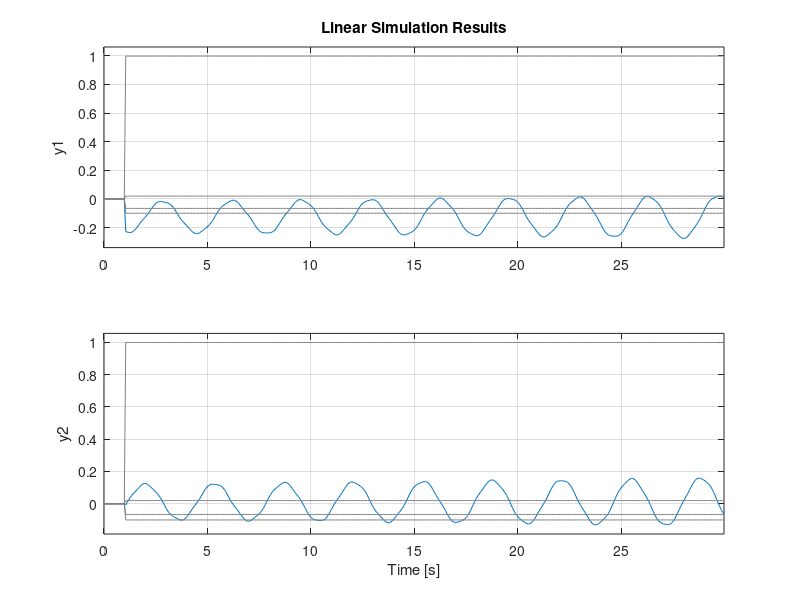

This figure's MATLAB source:
clear; clc; cla
%Constantes que se toman al principio del texto
fb=50; %frecuencia base
wb=2*pi*fb;%fercuencia angular base
Xm=3.95279;
Rs=0.0048; %resistencia del estator
Rr=0.00549; %resistencia del rotor
Tm = 0.8064; %torque mecanico
Xrr=0.02; %reactancia de magnetizaciï¿½na
Xss=0.09241;


s=-0.0051; %s de cada network





%condiciones
wr=1.1; %velocidad angular del rotor
ids=-0.055; %ids de cada caso
iqs=0.661; %iqs de cada caso
idr=0.197; %idr de cada caso
iqr=0.693; %iqr de cada caso
a=-0.066; %Vds de cada caso
b=0.998; %Vqs de cada caso
c=0.02; %Vdr de cada caso
d=-0.0998; %Vqr de cada caso


%variables dependientes

ws= wr/(s-1);%velocidad angular del estator
alpha1=(Xss*Xrr)-(s*(Xm)^2);
alpha2=Xm^2-s*Xss*Xrr;
Bs=Xm*Xss*(1-s);
Br=Xm*Xrr*(1-s);
o=(1-Xm^2)/(Xss*Xrr);
H=wb/(Xss*Xrr*o);

%matrices
A=H*[-Rs*Xrr,alpha1*ws,-Rr*Xm,-Br*ws;-alpha1*ws, -Rs*Xrr,Br*ws,-Rr*Xm;-Rs*Xm,Bs*ws,-Rr*Xss,-alpha2*ws;-Bs*ws,-Rs*Xm,alpha2*ws,-Rr*Xss];
B=H*[-Xrr,0,Xm,0;0,-Xrr,0,Xm;-Xm,0,Xss,0;0,-Xm,0,Xss];
C=[0,0,1,0;0,0,0,1];
D=0;

dt = 0.07;

F=ss(A,B,C,D);
t=0:dt:30;
%las entrdas cambian por caso
Vds=(a*(t>=1));%entradas
Vqs=(b*(t>=1));
Vdr=(c*(t>=1));
Vqr=(d*(t>=1));



u=[Vds;Vqs;Vdr;Vqr];
lsim(F,u,t)
y=F
%salidas
%idr
y1=y(1,:);
%iqr
y2=y(2,:);
[A,B,C,D]=ssdata(F);
transfer=tf(F);
